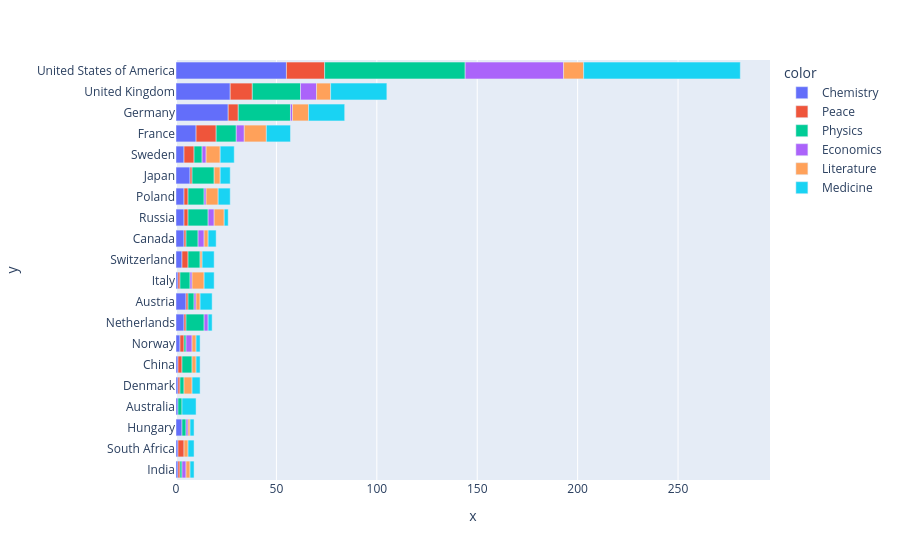

This figure's notebook cell:
### Code cell
h_bar = px.bar(x=countries_categories.cat_prize,
               y=countries_categories.birth_country_current,
               color=countries_categories.category,
               orientation="h")

# h_bar.update_layout(coloraxis_showscale=False)

h_bar.show()

### Figure 1 — Plotly figure (JSON) as saved in the notebook; plotly's stock layout.template omitted (floating-point values rounded to 4 significant figures)
{"data": [{"hovertemplate": "color=Chemistry<br>x=%{x}<br>y=%{y}<extra></extra>", "legendgroup": "Chemistry", "marker": {"color": "#636efa", "pattern": {"shape": ""}}, "name": "Chemistry", "orientation": "h", "showlegend": true, "textposition": "auto", "type": "bar", "x": [1, 1, 3, 1, 1, 1, 2, 4, 5, 1, 3, 4, 4, 4, 7, 4, 10, 26, 27, 55], "xaxis": "x", "y": ["India", "South Africa", "Hungary", "Australia", "Denmark", "China", "Norway", "Netherlands", "Austria", "Italy", "Switzerland", "Canada", "Russia", "Poland", "Japan", "Sweden", "France", "Germany", "United Kingdom", "United States of America"], "yaxis": "y"}, {"hovertemplate": "color=Peace<br>x=%{x}<br>y=%{y}<extra></extra>", "legendgroup": "Peace", "marker": {"color": "#EF553B", "pattern": {"shape": ""}}, "name": "Peace", "orientation": "h", "showlegend": true, "textposition": "auto", "type": "bar", "x": [1, 3, 1, 2, 2, 1, 1, 1, 3, 1, 2, 1, 2, 5, 10, 5, 11, 19], "xaxis": "x", "y": ["India", "South Africa", "Denmark", "China", "Norway", "Austria", "Netherlands", "Italy", "Switzerland", "Canada", "Russia", "Japan", "Poland", "Sweden", "France", "Germany", "United Kingdom", "United States of America"], "yaxis": "y"}, {"hovertemplate": "color=Physics<br>x=%{x}<br>y=%{y}<extra></extra>", "legendgroup": "Physics", "marker": {"color": "#00cc96", "pattern": {"shape": ""}}, "name": "Physics", "orientation": "h", "showlegend": true, "textposition": "auto", "type": "bar", "x": [1, 2, 2, 1, 2, 5, 3, 9, 5, 6, 6, 10, 8, 11, 4, 10, 26, 24, 70], "xaxis": "x", "y": ["India", "Hungary", "Australia", "Norway", "Denmark", "China", "Austria", "Netherlands", "Italy", "Switzerland", "Canada", "Russia", "Poland", "Japan", "Sweden", "France", "Germany", "United Kingdom", "United States of America"], "yaxis": "y"}, {"hovertemplate": "color=Economics<br>x=%{x}<br>y=%{y}<extra></extra>", "legendgroup": "Economics", "marker": {"color": "#ab63fa", "pattern": {"shape": ""}}, "name": "Economics", "orientation": "h", "showlegend": true, "textposition": "auto", "type": "bar", "x": [1, 2, 3, 1, 2, 1, 3, 3, 1, 2, 4, 1, 8, 49], "xaxis": "x", "y": ["Hungary", "India", "Norway", "Austria", "Netherlands", "Italy", "Canada", "Russia", "Poland", "Sweden", "France", "Germany", "United Kingdom", "United States of America"], "yaxis": "y"}, {"hovertemplate": "color=Literature<br>x=%{x}<br>y=%{y}<extra></extra>", "legendgroup": "Literature", "marker": {"color": "#FFA15A", "pattern": {"shape": ""}}, "name": "Literature", "orientation": "h", "showlegend": true, "textposition": "auto", "type": "bar", "x": [1, 2, 2, 2, 2, 4, 2, 1, 6, 2, 5, 3, 6, 7, 11, 8, 7, 10], "xaxis": "x", "y": ["Hungary", "India", "South Africa", "China", "Norway", "Denmark", "Austria", "Switzerland", "Italy", "Canada", "Russia", "Japan", "Poland", "Sweden", "France", "Germany", "United Kingdom", "United States of America"], "yaxis": "y"}, {"hovertemplate": "color=Medicine<br>x=%{x}<br>y=%{y}<extra></extra>", "legendgroup": "Medicine", "marker": {"color": "#19d3f3", "pattern": {"shape": ""}}, "name": "Medicine", "orientation": "h", "showlegend": true, "textposition": "auto", "type": "bar", "x": [2, 2, 3, 7, 2, 2, 4, 2, 6, 5, 6, 4, 2, 5, 6, 7, 12, 18, 28, 78], "xaxis": "x", "y": ["India", "Hungary", "South Africa", "Australia", "China", "Norway", "Denmark", "Netherlands", "Austria", "Italy", "Switzerland", "Canada", "Russia", "Japan", "Poland", "Sweden", "France", "Germany", "United Kingdom", "United States of America"], "yaxis": "y"}], "layout": {"barmode": "relative", "legend": {"title": {"text": "color"}, "tracegroupgap": 0}, "margin": {"t": 60}, "xaxis": {"anchor": "y", "domain": [0, 1], "title": {"text": "x"}}, "yaxis": {"anchor": "x", "domain": [0, 1], "title": {"text": "y"}}}}
